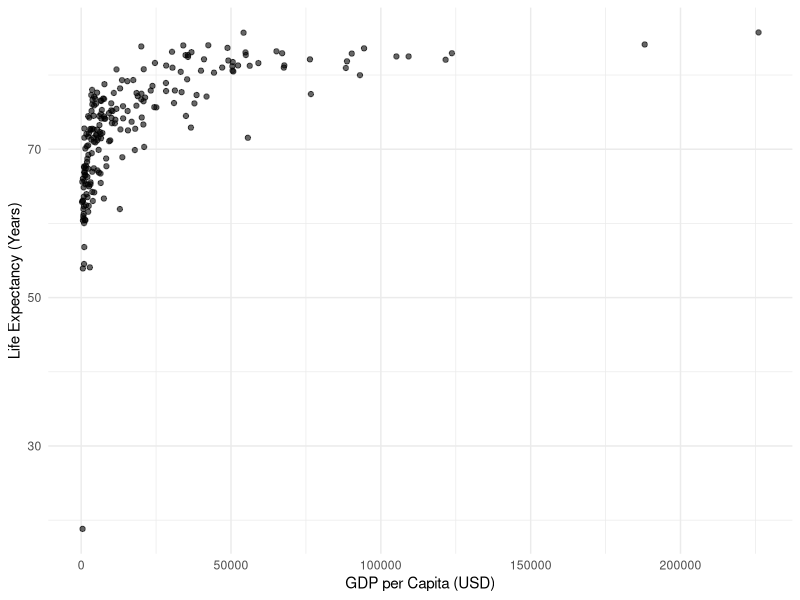
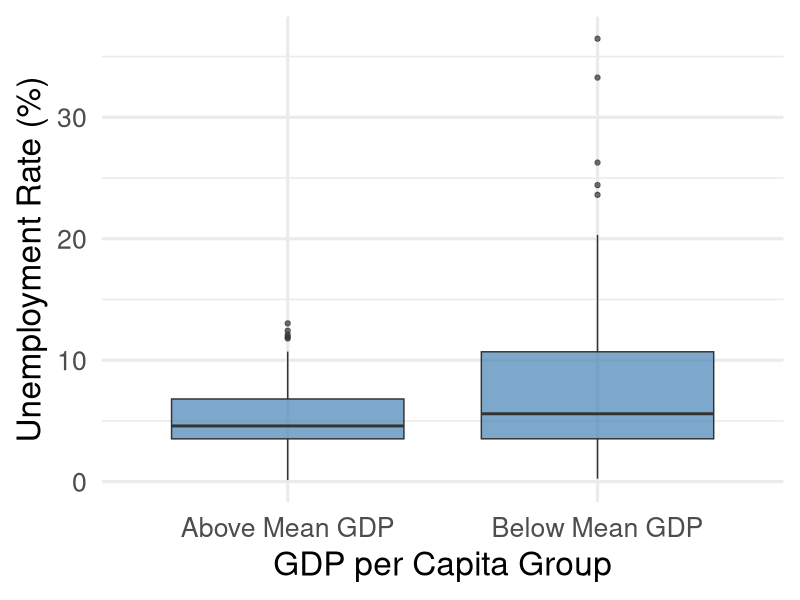

R code for these plots, in order:
## ---- chunk 1
df <- read.csv("wdi.csv")
## ---- chunk 2
summary(df$life_expectancy)
summary(df$unemployment_rate)
summary(df$gdp_per_capita)
sd(df$life_expectancy, na.rm = TRUE)
sd(df$unemployment_rate, na.rm = TRUE)
sd(df$gdp_per_capita, na.rm = TRUE)
## ---- chunk 3
cor(df[, c("life_expectancy",
           "unemployment_rate",
           "gdp_per_capita")],
    use = "complete.obs")
## ---- chunk 4
library(ggplot2)

ggplot(df, aes(x = gdp_per_capita, y = life_expectancy)) +
  geom_point(alpha = 0.6) +
  labs(
    x = "GDP per Capita (USD)",
    y = "Life Expectancy (Years)"
  ) +
  theme_minimal()
## ---- chunk 5
#| fig-width: 10
#| fig-height: 6
library(dplyr)

df_clean <- df %>%
  filter(!is.na(unemployment_rate),
         !is.na(gdp_per_capita)) %>%
  mutate(gdp_group = ifelse(gdp_per_capita > mean(gdp_per_capita, na.rm = TRUE),
                            "Above Mean GDP",
                            "Below Mean GDP"))

ggplot(df_clean, aes(x = gdp_group, y = unemployment_rate)) +
  geom_boxplot(fill = "steelblue", alpha = 0.7) +
  labs(
    x = "GDP per Capita Group",
    y = "Unemployment Rate (%)"
  ) +
 theme_minimal(base_size = 24)
## ---- chunk 6
library(knitr)

df_clean <- df %>%
  filter(!is.na(life_expectancy),
         !is.na(unemployment_rate),
         !is.na(gdp_per_capita))

summary_table <- data.frame(
  Variable = c("Life Expectancy",
               "Unemployment Rate",
               "GDP per Capita"),
  
  Mean = c(mean(df_clean$life_expectancy),
           mean(df_clean$unemployment_rate),
           mean(df_clean$gdp_per_capita)),
  
  Median = c(median(df_clean$life_expectancy),
             median(df_clean$unemployment_rate),
             median(df_clean$gdp_per_capita)),
  
  `Std. Dev.` = c(sd(df_clean$life_expectancy),
                  sd(df_clean$unemployment_rate),
                  sd(df_clean$gdp_per_capita))
)

kable(summary_table, digits = 2)

